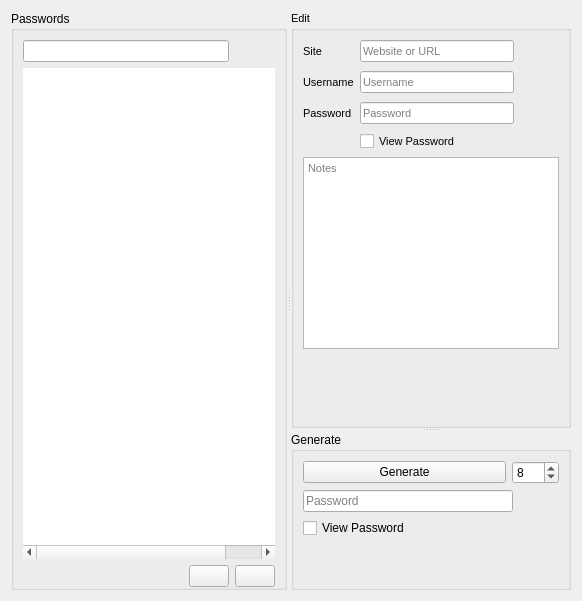
      <widget class="QWidget" name="editorPage">
       <layout class="QGridLayout" name="gridLayout_2">
        <item row="0" column="0">
         <widget class="QSplitter" name="editorGUI">
          <property name="enabled">
           <bool>true</bool>
          </property>
          <property name="orientation">
           <enum>Qt::Horizontal</enum>
          </property>
          <widget class="QGroupBox" name="groupBox">
           <property name="title">
            <string>Passwords</string>
           </property>
           <property name="checkable">
            <bool>false</bool>
           </property>
           <layout class="QGridLayout" name="gridLayout_6">
            <property name="bottomMargin">
             <number>0</number>
            </property>
            <item row="0" column="0">
             <layout class="QGridLayout" name="passwordsLayout">
              <item row="0" column="0">
               <layout class="QGridLayout" name="searchLayout">
                <item row="0" column="1">
                 <widget class="PMPushButton" name="searchbutton">
                  <property name="focusPolicy">
                   <enum>Qt::NoFocus</enum>
                  </property>
                  <property name="icon">
                   <iconset resource="PasswordManager.qrc">
                    <normaloff>:/PasswordManager/search_white.svg</normaloff>:/PasswordManager/search_white.svg</iconset>
                  </property>
                  <property name="flat">
                   <bool>true</bool>
                  </property>
                 </widget>
                </item>
                <item row="0" column="0">
                 <widget class="PMLineEdit" name="searchbar">
                  <property name="sizePolicy">
                   <sizepolicy hsizetype="Expanding" vsizetype="Maximum">
                    <horstretch>0</horstretch>
                    <verstretch>0</verstretch>
                   </sizepolicy>
                  </property>
                 </widget>
                </item>
               </layout>
              </item>
              <item row="2" column="0">
               <widget class="QTableWidget" name="passwordTable">
                <property name="focusPolicy">
                 <enum>Qt::ClickFocus</enum>
                </property>
                <property name="frameShape">
                 <enum>QFrame::NoFrame</enum>
                </property>
                <property name="frameShadow">
                 <enum>QFrame::Plain</enum>
                </property>
                <property name="editTriggers">
                 <set>QAbstractItemView::NoEditTriggers</set>
                </property>
                <property name="showDropIndicator" stdset="0">
                 <bool>false</bool>
                </property>
                <property name="selectionMode">
                 <enum>QAbstractItemView::ExtendedSelection</enum>
                </property>
                <property name="selectionBehavior">
                 <enum>QAbstractItemView::SelectRows</enum>
                </property>
                <property name="verticalScrollMode">
                 <enum>QAbstractItemView::ScrollPerPixel</enum>
                </property>
                <property name="horizontalScrollMode">
                 <enum>QAbstractItemView::ScrollPerPixel</enum>
                </property>
                <property name="wordWrap">
                 <bool>false</bool>
                </property>
                <property name="columnCount">
                 <number>3</number>
                </property>
                <attribute name="horizontalHeaderVisible">
                 <bool>false</bool>
                </attribute>
                <attribute name="horizontalHeaderStretchLastSection">
                 <bool>true</bool>
                </attribute>
                <attribute name="verticalHeaderVisible">
                 <bool>false</bool>
                </attribute>
                <column/>
                <column/>
                <column/>
               </widget>
              </item>
              <item row="3" column="0">
               <layout class="QGridLayout" name="addAndRemovePasswordLayout">
                <item row="0" column="1">
                 <widget class="PMPushButton" name="addPasswordButton">
                  <property name="sizePolicy">
                   <sizepolicy hsizetype="Fixed" vsizetype="Fixed">
                    <horstretch>0</horstretch>
                    <verstretch>0</verstretch>
                   </sizepolicy>
                  </property>
                  <property name="baseSize">
                   <size>
                    <width>50</width>
                    <height>50</height>
                   </size>
                  </property>
                  <property name="focusPolicy">
                   <enum>Qt::NoFocus</enum>
                  </property>
                  <property name="text">
                   <string/>
                  </property>
                  <property name="icon">
                   <iconset resource="PasswordManager.qrc">
                    <normaloff>:/PasswordManager/plus_white.svg</normaloff>:/PasswordManager/plus_white.svg</iconset>
                  </property>
                 </widget>
                </item>
                <item row="0" column="2">
                 <widget class="PMPushButton" name="removePasswordButton">
                  <property name="sizePolicy">
                   <sizepolicy hsizetype="Fixed" vsizetype="Fixed">
                    <horstretch>0</horstretch>
                    <verstretch>0</verstretch>
                   </sizepolicy>
                  </property>
                  <property name="baseSize">
                   <size>
                    <width>50</width>
                    <height>50</height>
                   </size>
                  </property>
                  <property name="focusPolicy">
                   <enum>Qt::NoFocus</enum>
                  </property>
                  <property name="text">
                   <string/>
                  </property>
                  <property name="icon">
                   <iconset resource="PasswordManager.qrc">
                    <normaloff>:/PasswordManager/minus_white.svg</normaloff>:/PasswordManager/minus_white.svg</iconset>
                  </property>
                 </widget>
                </item>
                <item row="0" column="0">
                 <spacer name="spacer">
                  <property name="orientation">
                   <enum>Qt::Horizontal</enum>
                  </property>
                  <property name="sizeType">
                   <enum>QSizePolicy::MinimumExpanding</enum>
                  </property>
                  <property name="sizeHint" stdset="0">
                   <size>
                    <width>40</width>
                    <height>20</height>
                   </size>
                  </property>
                 </spacer>
                </item>
               </layout>
              </item>
             </layout>
            </item>
           </layout>
          </widget>
          <widget class="QSplitter" name="splitter">
           <property name="orientation">
            <enum>Qt::Vertical</enum>
           </property>
           <widget class="QWidget" name="gridLayoutWidget_2">
            <layout class="QGridLayout" name="passwordContainer">
             <item row="0" column="0">
              <widget class="QGroupBox" name="passwordGroup">
               <property name="sizePolicy">
                <sizepolicy hsizetype="Minimum" vsizetype="Minimum">
                 <horstretch>0</horstretch>
                 <verstretch>0</verstretch>
                </sizepolicy>
               </property>
               <property name="font">
                <font>
                 <family>Segoe UI</family>
                 <pointsize>8</pointsize>
                 <weight>50</weight>
                 <italic>false</italic>
                 <bold>false</bold>
                </font>
               </property>
               <property name="autoFillBackground">
                <bool>false</bool>
               </property>
               <property name="title">
                <string>Edit</string>
               </property>
               <layout class="QGridLayout" name="gridLayout_15">
                <item row="0" column="0">
                 <layout class="QGridLayout" name="gridLayout">
                  <item row="0" column="0">
                   <layout class="QGridLayout" name="gridLayout_10">
                    <item row="0" column="0">
                     <widget class="QLabel" name="siteLabel">
                      <property name="sizePolicy">
                       <sizepolicy hsizetype="Preferred" vsizetype="Preferred">
                        <horstretch>0</horstretch>
                        <verstretch>0</verstretch>
                       </sizepolicy>
                      </property>
                      <property name="minimumSize">
                       <size>
                        <width>50</width>
                        <height>25</height>
                       </size>
                      </property>
                      <property name="text">
                       <string>Site</string>
                      </property>
                      <property name="textInteractionFlags">
                       <set>Qt::NoTextInteraction</set>
                      </property>
                      <property name="buddy">
                       <cstring>siteOutput</cstring>
                      </property>
                     </widget>
                    </item>
                    <item row="0" column="1">
                     <widget class="PMLineEdit" name="siteOutput">
                      <property name="sizePolicy">
                       <sizepolicy hsizetype="Expanding" vsizetype="Maximum">
                        <horstretch>0</horstretch>
                        <verstretch>0</verstretch>
                       </sizepolicy>
                      </property>
                      <property name="focusPolicy">
                       <enum>Qt::StrongFocus</enum>
                      </property>
                      <property name="placeholderText">
                       <string>Website or URL</string>
                      </property>
                     </widget>
                    </item>
                    <item row="0" column="2">
                     <widget class="PMPushButton" name="siteOpenButton">
                      <property name="sizePolicy">
                       <sizepolicy hsizetype="Minimum" vsizetype="Minimum">
                        <horstretch>0</horstretch>
                        <verstretch>0</verstretch>
                       </sizepolicy>
                      </property>
                      <property name="focusPolicy">
                       <enum>Qt::NoFocus</enum>
                      </property>
                      <property name="toolTip">
                       <string>Open</string>
                      </property>
                      <property name="text">
                       <string/>
                      </property>
                      <property name="icon">
                       <iconset resource="PasswordManager.qrc">
                        <normaloff>:/PasswordManager/web_white.svg</normaloff>:/PasswordManager/web_white.svg</iconset>
                      </property>
                      <property name="flat">
                       <bool>true</bool>
                      </property>
                     </widget>
                    </item>
                    <item row="1" column="0">
                     <widget class="QLabel" name="usernameLabel">
                      <property name="minimumSize">
                       <size>
                        <width>50</width>
                        <height>25</height>
                       </size>
                      </property>
                      <property name="text">
                       <string>Username</string>
                      </property>
                      <property name="textInteractionFlags">
                       <set>Qt::NoTextInteraction</set>
                      </property>
                      <property name="buddy">
                       <cstring>usernameOutput</cstring>
                      </property>
                     </widget>
                    </item>
                    <item row="1" column="1">
                     <widget class="PMLineEdit" name="usernameOutput">
                      <property name="sizePolicy">
                       <sizepolicy hsizetype="Expanding" vsizetype="Maximum">
                        <horstretch>0</horstretch>
                        <verstretch>0</verstretch>
                       </sizepolicy>
                      </property>
                      <property name="focusPolicy">
                       <enum>Qt::StrongFocus</enum>
                      </property>
                      <property name="placeholderText">
                       <string>Username</string>
                      </property>
                     </widget>
                    </item>
                    <item row="1" column="2">
                     <widget class="PMPushButton" name="usernameCopyButton">
                      <property name="sizePolicy">
                       <sizepolicy hsizetype="Minimum" vsizetype="Minimum">
                        <horstretch>0</horstretch>
                        <verstretch>0</verstretch>
                       </sizepolicy>
                      </property>
                      <property name="focusPolicy">
                       <enum>Qt::NoFocus</enum>
                      </property>
                      <property name="toolTip">
                       <string>Copy</string>
                      </property>
                      <property name="icon">
                       <iconset resource="PasswordManager.qrc">
                        <normaloff>:/PasswordManager/copy_white.svg</normaloff>:/PasswordManager/copy_white.svg</iconset>
                      </property>
                      <property name="flat">
                       <bool>true</bool>
                      </property>
                     </widget>
                    </item>
                    <item row="2" column="0">
                     <widget class="QLabel" name="passwordLabel">
                      <property name="minimumSize">
                       <size>
                        <width>47</width>
                        <height>25</height>
                       </size>
                      </property>
                      <property name="text">
                       <string>Password</string>
                      </property>
                      <property name="textInteractionFlags">
                       <set>Qt::NoTextInteraction</set>
                      </property>
                      <property name="buddy">
                       <cstring>passwordOutput</cstring>
                      </property>
                     </widget>
                    </item>
                    <item row="2" column="1">
                     <widget class="PMLineEdit" name="passwordOutput">
                      <property name="sizePolicy">
                       <sizepolicy hsizetype="Expanding" vsizetype="Maximum">
                        <horstretch>0</horstretch>
                        <verstretch>0</verstretch>
                       </sizepolicy>
                      </property>
                      <property name="focusPolicy">
                       <enum>Qt::StrongFocus</enum>
                      </property>
                      <property name="echoMode">
                       <enum>QLineEdit::Password</enum>
                      </property>
                      <property name="readOnly">
                       <bool>false</bool>
                      </property>
                      <property name="placeholderText">
                       <string>Password</string>
                      </property>
                     </widget>
                    </item>
                    <item row="2" column="2">
                     <widget class="PMPushButton" name="passwordCopyButton">
                      <property name="enabled">
                       <bool>true</bool>
                      </property>
                      <property name="sizePolicy">
                       <sizepolicy hsizetype="Minimum" vsizetype="Minimum">
                        <horstretch>0</horstretch>
                        <verstretch>0</verstretch>
                       </sizepolicy>
                      </property>
                      <property name="focusPolicy">
                       <enum>Qt::NoFocus</enum>
                      </property>
                      <property name="toolTip">
                       <string>Copy</string>
                      </property>
                      <property name="icon">
                       <iconset resource="PasswordManager.qrc">
                        <normaloff>:/PasswordManager/copy_white.svg</normaloff>:/PasswordManager/copy_white.svg</iconset>
                      </property>
                      <property name="flat">
                       <bool>true</bool>
                      </property>
                     </widget>
                    </item>
                    <item row="3" column="1">
                     <widget class="QCheckBox" name="viewPasswordCheckbox">
                      <property name="focusPolicy">
                       <enum>Qt::NoFocus</enum>
                      </property>
                      <property name="text">
                       <string>View Password</string>
                      </property>
                     </widget>
                    </item>
                   </layout>
                  </item>
                  <item row="2" column="0">
                   <layout class="QGridLayout" name="gridLayout_3">
                    <item row="0" column="0">
                     <layout class="QGridLayout" name="gridLayout_4">
                      <item row="0" column="1">
                       <layout class="QGridLayout" name="gridLayout_7">
                        <item row="1" column="1">
                         <widget class="PMPushButton" name="cancelEditButton">
                          <property name="focusPolicy">
                           <enum>Qt::NoFocus</enum>
                          </property>
                          <property name="toolTip">
                           <string>Cancel</string>
                          </property>
                          <property name="text">
                           <string/>
                          </property>
                          <property name="icon">
                           <iconset resource="PasswordManager.qrc">
                            <normaloff>:/PasswordManager/close_white.svg</normaloff>:/PasswordManager/close_white.svg</iconset>
                          </property>
                          <property name="iconSize">
                           <size>
                            <width>24</width>
                            <height>16</height>
                           </size>
                          </property>
                          <property name="flat">
                           <bool>true</bool>
                          </property>
                         </widget>
                        </item>
                        <item row="1" column="2">
                         <widget class="PMPushButton" name="saveButton">
                          <property name="enabled">
                           <bool>true</bool>
                          </property>
                          <property name="focusPolicy">
                           <enum>Qt::NoFocus</enum>
                          </property>
                          <property name="toolTip">
                           <string>Save</string>
                          </property>
                          <property name="text">
                           <string/>
                          </property>
                          <property name="icon">
                           <iconset resource="PasswordManager.qrc">
                            <normaloff>:/PasswordManager/check_white.svg</normaloff>:/PasswordManager/check_white.svg</iconset>
                          </property>
                          <property name="shortcut">
                           <string>Ctrl+S</string>
                          </property>
                          <property name="flat">
                           <bool>true</bool>
                          </property>
                         </widget>
                        </item>
                        <item row="1" column="3">
                         <widget class="PMPushButton" name="editButton">
                          <property name="focusPolicy">
                           <enum>Qt::NoFocus</enum>
                          </property>
                          <property name="toolTip">
                           <string>Edit</string>
                          </property>
                          <property name="text">
                           <string/>
                          </property>
                          <property name="icon">
                           <iconset resource="PasswordManager.qrc">
                            <normaloff>:/PasswordManager/pencil_white.svg</normaloff>:/PasswordManager/pencil_white.svg</iconset>
                          </property>
                          <property name="flat">
                           <bool>true</bool>
                          </property>
                         </widget>
                        </item>
                        <item row="0" column="1">
                         <spacer name="saveButtonSpacer">
                          <property name="orientation">
                           <enum>Qt::Vertical</enum>
                          </property>
                          <property name="sizeType">
                           <enum>QSizePolicy::Maximum</enum>
                          </property>
                          <property name="sizeHint" stdset="0">
                           <size>
                            <width>20</width>
                            <height>40</height>
                           </size>
                          </property>
                         </spacer>
                        </item>
                       </layout>
                      </item>
                      <item row="0" column="0">
                       <spacer name="horizontalSpacer">
                        <property name="orientation">
                         <enum>Qt::Horizontal</enum>
                        </property>
                        <property name="sizeHint" stdset="0">
                         <size>
                          <width>40</width>
                          <height>20</height>
                         </size>
                        </property>
                       </spacer>
                      </item>
                     </layout>
                    </item>
                   </layout>
                  </item>
                  <item row="1" column="0">
                   <widget class="QTextEdit" name="noteTextEdit">
                    <property name="sizePolicy">
                     <sizepolicy hsizetype="Expanding" vsizetype="Expanding">
                      <horstretch>0</horstretch>
                      <verstretch>0</verstretch>
                     </sizepolicy>
                    </property>
                    <property name="frameShape">
                     <enum>QFrame::StyledPanel</enum>
                    </property>
                    <property name="tabChangesFocus">
                     <bool>true</bool>
                    </property>
                    <property name="readOnly">
                     <bool>true</bool>
                    </property>
                    <property name="placeholderText">
                     <string>Notes</string>
                    </property>
                   </widget>
                  </item>
                 </layout>
                </item>
               </layout>
              </widget>
             </item>
            </layout>
           </widget>
           <widget class="QWidget" name="gridLayoutWidget">
            <layout class="QGridLayout" name="generateContainer">
             <item row="0" column="0">
              <widget class="QGroupBox" name="generateGroup">
               <property name="sizePolicy">
                <sizepolicy hsizetype="Minimum" vsizetype="Minimum">
                 <horstretch>0</horstretch>
                 <verstretch>0</verstretch>
                </sizepolicy>
               </property>
               <property name="title">
                <string>Generate</string>
               </property>
               <layout class="QGridLayout" name="gridLayout_16">
                <item row="0" column="0">
                 <layout class="QGridLayout" name="gridLayout_11">
                  <item row="0" column="0">
                   <layout class="QGridLayout" name="gridLayout_5">
                    <item row="0" column="0">
                     <widget class="PMPushButton" name="generateButton">
                      <property name="sizePolicy">
                       <sizepolicy hsizetype="Expanding" vsizetype="Fixed">
                        <horstretch>0</horstretch>
                        <verstretch>0</verstretch>
                       </sizepolicy>
                      </property>
                      <property name="focusPolicy">
                       <enum>Qt::NoFocus</enum>
                      </property>
                      <property name="toolTip">
                       <string>Generate a new random password</string>
                      </property>
                      <property name="text">
                       <string>Generate</string>
                      </property>
                     </widget>
                    </item>
                    <item row="0" column="1">
                     <widget class="QSpinBox" name="generateSpinner">
                      <property name="focusPolicy">
                       <enum>Qt::StrongFocus</enum>
                      </property>
                      <property name="toolTip">
                       <string>Length</string>
                      </property>
                      <property name="minimum">
                       <number>1</number>
                      </property>
                      <property name="maximum">
                       <number>999</number>
                      </property>
                      <property name="value">
                       <number>8</number>
                      </property>
                     </widget>
                    </item>
                   </layout>
                  </item>
                  <item row="1" column="0">
                   <layout class="QGridLayout" name="gridLayout_8">
                    <item row="0" column="0">
                     <widget class="PMLineEdit" name="generateOutput">
                      <property name="sizePolicy">
                       <sizepolicy hsizetype="Expanding" vsizetype="Maximum">
                        <horstretch>0</horstretch>
                        <verstretch>0</verstretch>
                       </sizepolicy>
                      </property>
                      <property name="echoMode">
                       <enum>QLineEdit::Password</enum>
                      </property>
                      <property name="readOnly">
                       <bool>true</bool>
                      </property>
                      <property name="placeholderText">
                       <string>Password</string>
                      </property>
                     </widget>
                    </item>
                    <item row="0" column="1">
                     <widget class="PMPushButton" name="generateCopy">
                      <property name="enabled">
                       <bool>true</bool>
                      </property>
                      <property name="sizePolicy">
                       <sizepolicy hsizetype="Minimum" vsizetype="Maximum">
                        <horstretch>0</horstretch>
                        <verstretch>0</verstretch>
                       </sizepolicy>
                      </property>
                      <property name="focusPolicy">
                       <enum>Qt::NoFocus</enum>
                      </property>
                      <property name="toolTip">
                       <string>Copy the generated password</string>
                      </property>
                      <property name="text">
                       <string/>
                      </property>
                      <property name="icon">
                       <iconset resource="PasswordManager.qrc">
                        <normaloff>:/PasswordManager/copy_white.svg</normaloff>:/PasswordManager/copy_white.svg</iconset>
                      </property>
                      <property name="flat">
                       <bool>true</bool>
                      </property>
                     </widget>
                    </item>
                    <item row="1" column="0">
                     <widget class="QCheckBox" name="viewGeneratedPasswordCheckBox">
                      <property name="focusPolicy">
                       <enum>Qt::NoFocus</enum>
                      </property>
                      <property name="text">
                       <string>View Password</string>
                      </property>
                     </widget>
                    </item>
                   </layout>
                  </item>
                 </layout>
                </item>
                <item row="1" column="0">
                 <spacer name="verticalSpacer">
                  <property name="orientation">
                   <enum>Qt::Vertical</enum>
                  </property>
                  <property name="sizeHint" stdset="0">
                   <size>
                    <width>20</width>
                    <height>40</height>
                   </size>
                  </property>
                 </spacer>
                </item>
               </layout>
              </widget>
             </item>
            </layout>
           </widget>
          </widget>
         </widget>
        </item>
       </layout>
      </widget>
